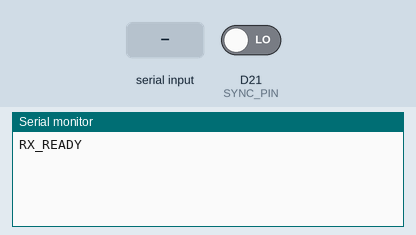
This sketch was run on a simulated Arduino Zero (SAMD21). On the bench: the last lines printed to the serial monitor. The inputs (shaded band) are chosen by the test bench; at power-on: D21 (SYNC_PIN) LOW (analog values on the 0–1023 scale).

Above: at 1.2 s.
1.3 s: "c" received over Serial
At 2.2 s:
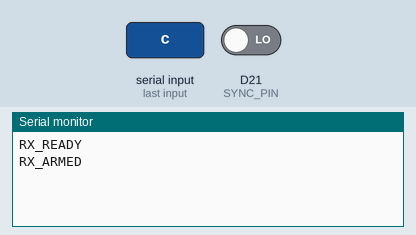
2.8 s: "d" received over Serial
At 3.3 s:
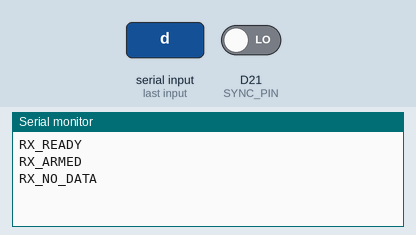
4.3 s: "r" received over Serial
At 5.5 s:
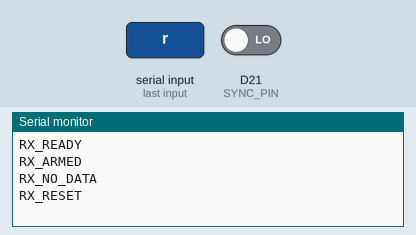
5.8 s: "i" received over Serial
At 6.8 s:
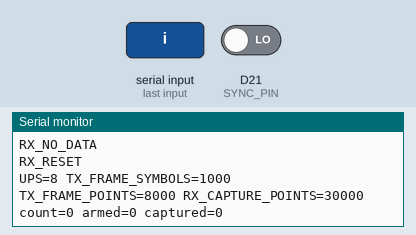

Measured:
- after the input at 1.3 s, the serial monitor: prints a new line at once (image 1)
- after the input at 2.8 s, the serial monitor: prints a new line at once (image 2)
- after the input at 4.3 s, the serial monitor: prints a new line at once (image 3)
- after the input at 5.8 s, the serial monitor: prints a new line at once (image 4)

The sketch:

rx_no_serial.ino
```cpp
#include <Arduino.h>

#define ADC_I A8
#define ADC_Q A9
#define SYNC_PIN A7

// =========================
// CONFIG
// =========================

const int UPS = 8;

// frame TX: 1000 símbolos * 8 = 8000 amostras
const int TX_FRAME_SYMBOLS = 1000;
const int TX_FRAME_POINTS  = TX_FRAME_SYMBOLS * UPS;   // 8000

// captura longa RX para ver vários picos no gráfico
const int RX_CAPTURE_POINTS = 30000;

uint16_t bufI[RX_CAPTURE_POINTS];
uint16_t bufQ[RX_CAPTURE_POINTS];

int count = 0;
bool armed = false;
bool captured = false;

// =========================
// AUXILIARES
// =========================

void resetCapture() {
  count = 0;
  armed = false;
  captured = false;
}

void armCapture() {
  count = 0;
  armed = true;
  captured = false;
  Serial.println("RX_ARMED");
}

void dumpCapture() {
  if (!captured) {
    Serial.println("RX_NO_DATA");
    return;
  }

  Serial.println("BEGIN");
  for (int i = 0; i < RX_CAPTURE_POINTS; i++) {
    Serial.print(bufI[i]);
    Serial.print(',');
    Serial.println(bufQ[i]);

    if ((i % 64) == 63) delay(1);
  }
  Serial.println("END");
}

void printInfo() {
  Serial.print("UPS=");
  Serial.print(UPS);

  Serial.print(" TX_FRAME_SYMBOLS=");
  Serial.print(TX_FRAME_SYMBOLS);

  Serial.print(" TX_FRAME_POINTS=");
  Serial.print(TX_FRAME_POINTS);

  Serial.print(" RX_CAPTURE_POINTS=");
  Serial.print(RX_CAPTURE_POINTS);

  Serial.print(" count=");
  Serial.print(count);

  Serial.print(" armed=");
  Serial.print(armed ? 1 : 0);

  Serial.print(" captured=");
  Serial.println(captured ? 1 : 0);
}

void handleSerial() {
  while (Serial.available()) {
    char c = Serial.read();

    if (c == 'c' || c == 'C') {
      armCapture();
    }
    else if (c == 'd' || c == 'D') {
      dumpCapture();
    }
    else if (c == 'r' || c == 'R') {
      resetCapture();
      Serial.println("RX_RESET");
    }
    else if (c == 'i' || c == 'I') {
      printInfo();
    }
  }
}

// =========================
// SETUP
// =========================

void setup() {
  Serial.begin(115200);
  while (!Serial) {}

  analogReadResolution(12);

  // A8 e A9 são analógicos only no GIGA -> não usar pinMode neles
  pinMode(SYNC_PIN, INPUT);

  resetCapture();
  Serial.println("RX_READY");
}

// =========================
// LOOP
// =========================

void loop() {
  handleSerial();

  if (!armed || captured) return;

  while (digitalRead(SYNC_PIN) == LOW) {
    handleSerial();
    if (!armed) return;
  }

  if (count < RX_CAPTURE_POINTS) {
    bufI[count] = analogRead(ADC_I);
    bufQ[count] = analogRead(ADC_Q);
    count++;
  }

  while (digitalRead(SYNC_PIN) == HIGH) {
    handleSerial();
    if (!armed) return;
  }

  if (count >= RX_CAPTURE_POINTS) {
    armed = false;
    captured = true;
    Serial.println("RX_CAPTURE_DONE");
  }
}
```
